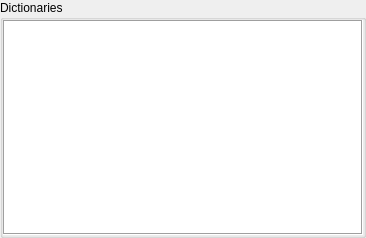
<?xml version="1.0" encoding="UTF-8"?>
<ui version="4.0">
 <class>DictionariesWidget</class>
 <widget class="QGroupBox" name="DictionariesWidget">
  <property name="geometry">
   <rect>
    <x>0</x>
    <y>0</y>
    <width>366</width>
    <height>238</height>
   </rect>
  </property>
  <property name="sizePolicy">
   <sizepolicy hsizetype="Expanding" vsizetype="Expanding">
    <horstretch>0</horstretch>
    <verstretch>0</verstretch>
   </sizepolicy>
  </property>
  <property name="windowTitle">
   <string notr="true"/>
  </property>
  <property name="title">
   <string>Dictionaries</string>
  </property>
  <layout class="QVBoxLayout" name="verticalLayout">
   <property name="leftMargin">
    <number>0</number>
   </property>
   <property name="topMargin">
    <number>0</number>
   </property>
   <property name="rightMargin">
    <number>0</number>
   </property>
   <property name="bottomMargin">
    <number>0</number>
   </property>
   <item>
    <widget class="QListView" name="view">
     <property name="accessibleName">
      <string>Dictionaries</string>
     </property>
     <property name="frameShape">
      <enum>QFrame::Box</enum>
     </property>
     <property name="tabKeyNavigation">
      <bool>false</bool>
     </property>
     <property name="showDropIndicator" stdset="0">
      <bool>true</bool>
     </property>
     <property name="dragEnabled">
      <bool>true</bool>
     </property>
     <property name="dragDropOverwriteMode">
      <bool>false</bool>
     </property>
     <property name="dragDropMode">
      <enum>QAbstractItemView::DragDrop</enum>
     </property>
     <property name="defaultDropAction">
      <enum>Qt::IgnoreAction</enum>
     </property>
     <property name="alternatingRowColors">
      <bool>true</bool>
     </property>
     <property name="selectionMode">
      <enum>QAbstractItemView::ExtendedSelection</enum>
     </property>
     <property name="selectionBehavior">
      <enum>QAbstractItemView::SelectRows</enum>
     </property>
     <property name="textElideMode">
      <enum>Qt::ElideMiddle</enum>
     </property>
     <property name="uniformItemSizes">
      <bool>true</bool>
     </property>
    </widget>
   </item>
  </layout>
  <action name="action_EditDictionaries">
   <property name="icon">
    <iconset resource="resources.qrc">
     <normaloff>:/resources/pencil.svg</normaloff>:/resources/pencil.svg</iconset>
   </property>
   <property name="text">
    <string>&amp;Edit dictionaries</string>
   </property>
   <property name="toolTip">
    <string>Edit selected dictionaries</string>
   </property>
   <property name="shortcut">
    <string>Ctrl+E</string>
   </property>
  </action>
  <action name="action_SaveDictionaries">
   <property name="icon">
    <iconset resource="resources.qrc">
     <normaloff>:/resources/save.svg</normaloff>:/resources/save.svg</iconset>
   </property>
   <property name="text">
    <string>&amp;Save dictionaries as...</string>
   </property>
   <property name="toolTip">
    <string>Save the selected dictionaries: create a new copy of each dictionary, or merge them into a new dictionary.</string>
   </property>
   <property name="shortcut">
    <string>Ctrl+S</string>
   </property>
  </action>
  <action name="action_RemoveDictionaries">
   <property name="icon">
    <iconset resource="resources.qrc">
     <normaloff>:/resources/remove.svg</normaloff>:/resources/remove.svg</iconset>
   </property>
   <property name="text">
    <string>&amp;Remove dictionaries</string>
   </property>
   <property name="toolTip">
    <string>Remove selected dictionaries</string>
   </property>
   <property name="shortcut">
    <string>Del</string>
   </property>
  </action>
  <action name="action_Undo">
   <property name="icon">
    <iconset resource="resources.qrc">
     <normaloff>:/resources/undo.svg</normaloff>:/resources/undo.svg</iconset>
   </property>
   <property name="text">
    <string>&amp;Undo</string>
   </property>
   <property name="toolTip">
    <string>Undo last add/delete/reorder operation.</string>
   </property>
   <property name="shortcut">
    <string>Ctrl+Z</string>
   </property>
  </action>
  <action name="action_AddDictionaries">
   <property name="icon">
    <iconset resource="resources.qrc">
     <normaloff>:/resources/add.svg</normaloff>:/resources/add.svg</iconset>
   </property>
   <property name="text">
    <string>&amp;Add dictionaries</string>
   </property>
   <property name="toolTip">
    <string>Add dictionaries</string>
   </property>
   <property name="shortcut">
    <string>Ctrl+O</string>
   </property>
  </action>
  <action name="action_AddTranslation">
   <property name="icon">
    <iconset resource="resources.qrc">
     <normaloff>:/resources/translation_add.svg</normaloff>:/resources/translation_add.svg</iconset>
   </property>
   <property name="text">
    <string>Add &amp;translation</string>
   </property>
   <property name="toolTip">
    <string>Add a new translation</string>
   </property>
  </action>
  <action name="action_MoveDictionariesUp">
   <property name="icon">
    <iconset resource="resources.qrc">
     <normaloff>:/resources/up.svg</normaloff>:/resources/up.svg</iconset>
   </property>
   <property name="text">
    <string>Move dictionaries &amp;up</string>
   </property>
   <property name="toolTip">
    <string>Move selected dictionaries up.</string>
   </property>
  </action>
  <action name="action_MoveDictionariesDown">
   <property name="icon">
    <iconset resource="resources.qrc">
     <normaloff>:/resources/down.svg</normaloff>:/resources/down.svg</iconset>
   </property>
   <property name="text">
    <string>Move dictionaries &amp;down</string>
   </property>
   <property name="toolTip">
    <string>Move selected dictionaries down.</string>
   </property>
  </action>
  <action name="action_CopyDictionaries">
   <property name="text">
    <string>Create a copy of each dictionary</string>
   </property>
  </action>
  <action name="action_MergeDictionaries">
   <property name="text">
    <string>Merge dictionaries into a new one</string>
   </property>
  </action>
  <action name="action_OpenDictionaries">
   <property name="text">
    <string>Load dictionaries</string>
   </property>
  </action>
  <action name="action_CreateDictionary">
   <property name="text">
    <string>Create dictionary</string>
   </property>
  </action>
 </widget>
 <layoutdefault spacing="5" margin="8"/>
 <resources>
  <include location="resources.qrc"/>
 </resources>
 <connections>
  <connection>
   <sender>action_RemoveDictionaries</sender>
   <signal>triggered()</signal>
   <receiver>DictionariesWidget</receiver>
   <slot>remove_selected_dictionaries()</slot>
   <hints>
    <hint type="sourcelabel">
     <x>-1</x>
     <y>-1</y>
    </hint>
    <hint type="destinationlabel">
     <x>199</x>
     <y>149</y>
    </hint>
   </hints>
  </connection>
  <connection>
   <sender>action_Undo</sender>
   <signal>triggered()</signal>
   <receiver>DictionariesWidget</receiver>
   <slot>undo()</slot>
   <hints>
    <hint type="sourcelabel">
     <x>-1</x>
     <y>-1</y>
    </hint>
    <hint type="destinationlabel">
     <x>199</x>
     <y>149</y>
    </hint>
   </hints>
  </connection>
  <connection>
   <sender>action_EditDictionaries</sender>
   <signal>triggered()</signal>
   <receiver>DictionariesWidget</receiver>
   <slot>edit_selected_dictionaries()</slot>
   <hints>
    <hint type="sourcelabel">
     <x>-1</x>
     <y>-1</y>
    </hint>
    <hint type="destinationlabel">
     <x>199</x>
     <y>149</y>
    </hint>
   </hints>
  </connection>
  <connection>
   <sender>action_AddDictionaries</sender>
   <signal>triggered()</signal>
   <receiver>DictionariesWidget</receiver>
   <slot>open_add_dictionaries_menu()</slot>
   <hints>
    <hint type="sourcelabel">
     <x>-1</x>
     <y>-1</y>
    </hint>
    <hint type="destinationlabel">
     <x>199</x>
     <y>149</y>
    </hint>
   </hints>
  </connection>
  <connection>
   <sender>action_AddTranslation</sender>
   <signal>triggered()</signal>
   <receiver>DictionariesWidget</receiver>
   <slot>add_translation()</slot>
   <hints>
    <hint type="sourcelabel">
     <x>-1</x>
     <y>-1</y>
    </hint>
    <hint type="destinationlabel">
     <x>199</x>
     <y>149</y>
    </hint>
   </hints>
  </connection>
  <connection>
   <sender>view</sender>
   <signal>activated(QModelIndex)</signal>
   <receiver>DictionariesWidget</receiver>
   <slot>activate_dictionary(QModelIndex)</slot>
   <hints>
    <hint type="sourcelabel">
     <x>199</x>
     <y>149</y>
    </hint>
    <hint type="destinationlabel">
     <x>199</x>
     <y>149</y>
    </hint>
   </hints>
  </connection>
  <connection>
   <sender>action_MoveDictionariesDown</sender>
   <signal>triggered()</signal>
   <receiver>DictionariesWidget</receiver>
   <slot>move_selected_dictionaries_down()</slot>
   <hints>
    <hint type="sourcelabel">
     <x>-1</x>
     <y>-1</y>
    </hint>
    <hint type="destinationlabel">
     <x>182</x>
     <y>118</y>
    </hint>
   </hints>
  </connection>
  <connection>
   <sender>action_MoveDictionariesUp</sender>
   <signal>triggered()</signal>
   <receiver>DictionariesWidget</receiver>
   <slot>move_selected_dictionaries_up()</slot>
   <hints>
    <hint type="sourcelabel">
     <x>-1</x>
     <y>-1</y>
    </hint>
    <hint type="destinationlabel">
     <x>182</x>
     <y>118</y>
    </hint>
   </hints>
  </connection>
  <connection>
   <sender>action_OpenDictionaries</sender>
   <signal>triggered()</signal>
   <receiver>DictionariesWidget</receiver>
   <slot>open_open_dictionaries_dialog()</slot>
   <hints>
    <hint type="sourcelabel">
     <x>-1</x>
     <y>-1</y>
    </hint>
    <hint type="destinationlabel">
     <x>182</x>
     <y>118</y>
    </hint>
   </hints>
  </connection>
  <connection>
   <sender>action_CreateDictionary</sender>
   <signal>triggered()</signal>
   <receiver>DictionariesWidget</receiver>
   <slot>open_create_new_dictionary_dialog()</slot>
   <hints>
    <hint type="sourcelabel">
     <x>-1</x>
     <y>-1</y>
    </hint>
    <hint type="destinationlabel">
     <x>182</x>
     <y>118</y>
    </hint>
   </hints>
  </connection>
  <connection>
   <sender>action_MergeDictionaries</sender>
   <signal>triggered()</signal>
   <receiver>DictionariesWidget</receiver>
   <slot>merge_selected_dictionaries()</slot>
   <hints>
    <hint type="sourcelabel">
     <x>-1</x>
     <y>-1</y>
    </hint>
    <hint type="destinationlabel">
     <x>182</x>
     <y>118</y>
    </hint>
   </hints>
  </connection>
  <connection>
   <sender>action_CopyDictionaries</sender>
   <signal>triggered()</signal>
   <receiver>DictionariesWidget</receiver>
   <slot>copy_selected_dictionaries()</slot>
   <hints>
    <hint type="sourcelabel">
     <x>-1</x>
     <y>-1</y>
    </hint>
    <hint type="destinationlabel">
     <x>182</x>
     <y>118</y>
    </hint>
   </hints>
  </connection>
 </connections>
 <slots>
  <slot>remove_selected_dictionaries()</slot>
  <slot>undo()</slot>
  <slot>edit_selected_dictionaries()</slot>
  <slot>open_add_dictionaries_menu()</slot>
  <slot>add_translation()</slot>
  <slot>activate_dictionary(QModelIndex)</slot>
  <slot>move_selected_dictionaries_up()</slot>
  <slot>move_selected_dictionaries_down()</slot>
  <slot>open_open_dictionaries_dialog()</slot>
  <slot>open_create_new_dictionary_dialog()</slot>
  <slot>merge_selected_dictionaries()</slot>
  <slot>copy_selected_dictionaries()</slot>
 </slots>
</ui>
